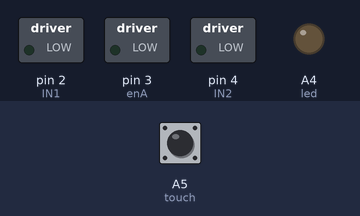
The sketch below on a simulated Arduino Uno, built with avr-gcc and run on an emulated ATmega328P. Parts: switched loads named in the sketch (green lamp = pin HIGH), output pins drawn as LEDs (lit = HIGH). Inputs (shaded band) come from the test bench; at power-on: A5 (touch) LOW. Pins used as bus, display or sensor lines are not drawn; what the sketch prints to the serial monitor is not drawn.

Above: at 1.2 s.
1.3 s: A5 (touch) pulled HIGH for 0.15 s
At 1.6 s:
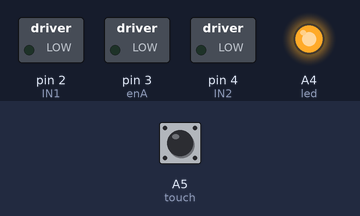
4.4 s: A5 (touch) pulled HIGH for 1 s
At 5.0 s:
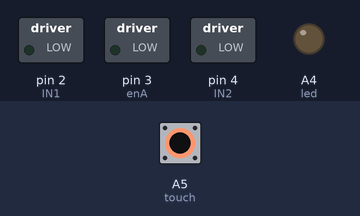
6.9 s: A5 (touch) pulled HIGH for 3.2 s
At 8.0 s:
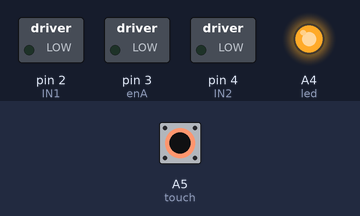
Timing chart, 0 to 9.9 s (numbered marks = the images above; inputs shaded):
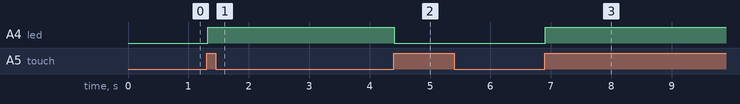

The sketch:

Khoi_Ngoai_Nha.ino
```cpp
#include <SPI.h>
#include <MFRC522.h>

#define RST_PIN         9
#define SS_PIN          10
#define IN1             2
#define IN2             4
#define enA             3

#define led             A4
#define touch           A5

int UID[4], demID=0, demDongMo=1, trangThaiDongCo=0;
int trangthaiLedDau = LOW;
int demTouch=1;

int ID1[4] = {99, 251, 171, 252}; //Thẻ mở đèn
int ID2[4] = {185, 219, 971, 162}; //Thẻ tắt đèn


MFRC522 mfrc522(SS_PIN, RST_PIN);

void setup(){
    Serial.begin(9600);
    pinMode(led, OUTPUT);
    pinMode(IN1, OUTPUT);
    pinMode(IN2, OUTPUT);
    pinMode(enA, OUTPUT);
    pinMode(led,OUTPUT);
    pinMode(touch,INPUT);
    Serial.print("UID của thẻ: ");
    SPI.begin();
    mfrc522.PCD_Init();
}

void motor1_Tien(){
  analogWrite(enA, 100);
  digitalWrite(IN1, LOW);
  digitalWrite(IN2, HIGH);
}

void motor1_Dung(){
  digitalWrite(IN1, LOW);
  digitalWrite(IN2, LOW);
}

void motor1_Lui(){
  analogWrite(enA, 100);
  digitalWrite(IN1, HIGH);
  digitalWrite(IN2, LOW);
}

void loop(){
  while(1){
        //Bật tắt đèn cổng
    int trangthaiHienTai = digitalRead(touch);
      if(trangthaiHienTai == HIGH && trangthaiLedDau == LOW){
        demTouch++;
      }
      trangthaiLedDau = trangthaiHienTai;
      if(demTouch%2==0){
        digitalWrite(led,HIGH);
        delay(10);
        Serial.println("Bật đèn");
      }
      else{
        digitalWrite(led,LOW);
        delay(10);
        Serial.println("Tắt đèn");
      }

    if(!mfrc522.PICC_IsNewCardPresent()){
      return;
    }
    if(!mfrc522.PICC_ReadCardSerial()){
      return;
    }
  //  Đọc thông tin của thẻ
    for (byte i = 0; i < mfrc522.uid.size; i++) {
      UID[i] = mfrc522.uid.uidByte[i];
      Serial.print(UID[i]);
    }
  //  So sánh giá trị thẻ đọc vào với thẻ cài đặt trước đó
    Serial.println("   ");
    for(int i=0;i<4;i++){
      if (UID[i] == ID1[i]){
        demID++;
      }
    }
  //  Nếu 4 giá trị đều đúng thì tăng biến đóng mở lên 1
    if(demID==4){
      demDongMo++;
      demID=0;
    }
    else{
      Serial.println("Sai the!");
    }

  //  Thực hiện đóng mở cổng
    if(demDongMo%2 == 0 && trangThaiDongCo == 0){
      Serial.println("Mở cổng");
      motor1_Tien();
      delay(1000);
      trangThaiDongCo = 1;
      motor1_Dung();
      Serial.println("Done");
    }
    else if(demDongMo%2 != 0 && trangThaiDongCo == 1){
      Serial.println("Đóng cổng");
      motor1_Lui();
      delay(1000);
      trangThaiDongCo = 0;
      motor1_Dung();
      Serial.println("Done");
    }
    mfrc522.PICC_HaltA();
    mfrc522.PCD_StopCrypto1();
  }
}
```

Measured:
- after the input at 1.3 s, A4 (led): LOW → HIGH at once
- after the input at 4.4 s, A4 (led): HIGH → LOW at once
- after the input at 6.9 s, A4 (led): LOW → HIGH at once
